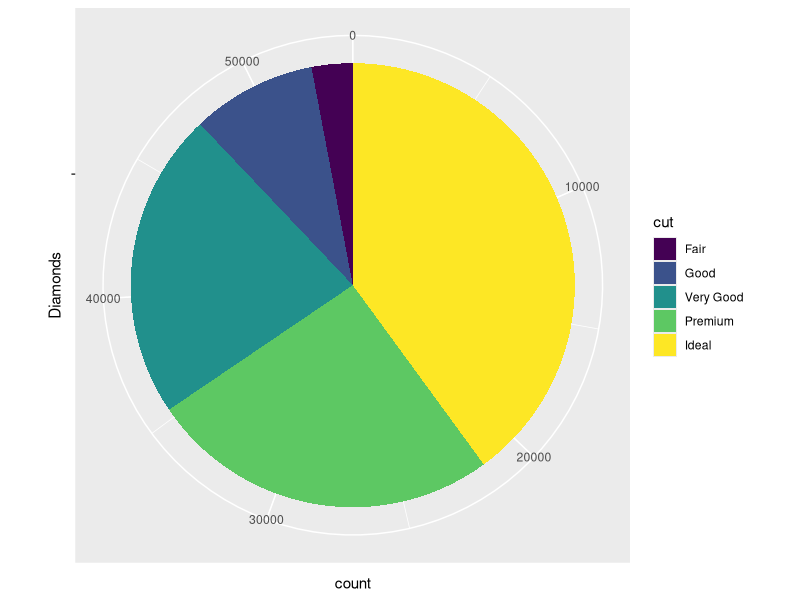
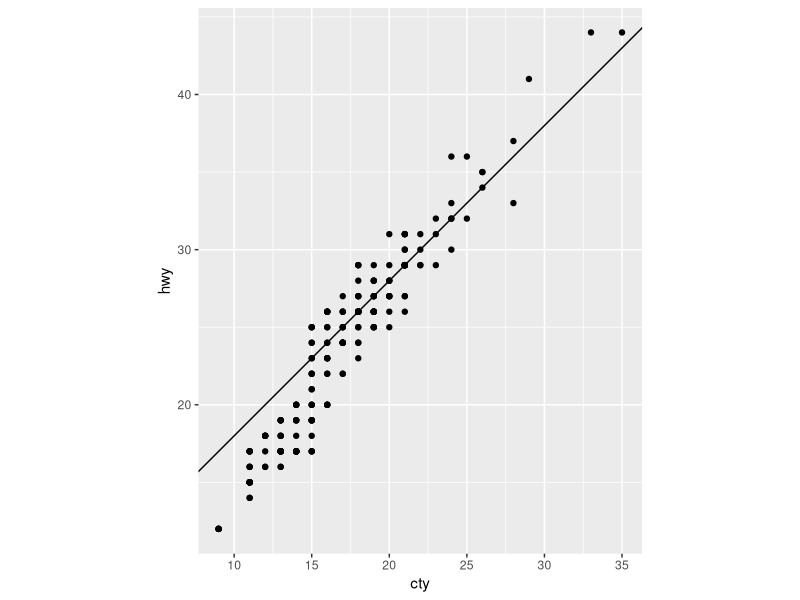
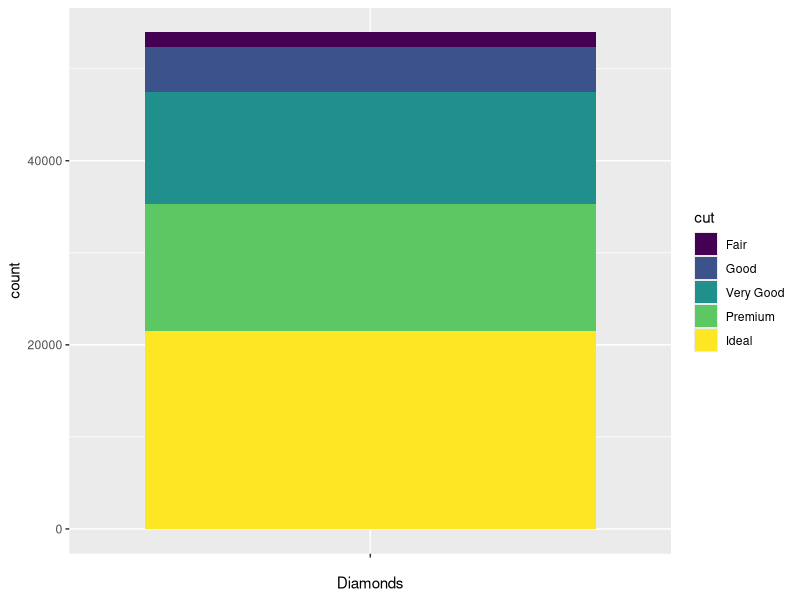

Recreate these plots in R, in order.
library(tidyverse)

ggplot(diamonds, aes(x = "", fill = cut)) +
    geom_bar() +
    labs(x = "Diamonds") +
    coord_polar(theta = "y")

ggplot(data = mpg, mapping = aes(x = cty, y = hwy)) +
    geom_point() + 
    geom_abline(intercept = 8) +
    coord_fixed()

ggplot(diamonds, aes(x = "", fill = cut)) +
    geom_bar() +
    labs(x = "Diamonds")